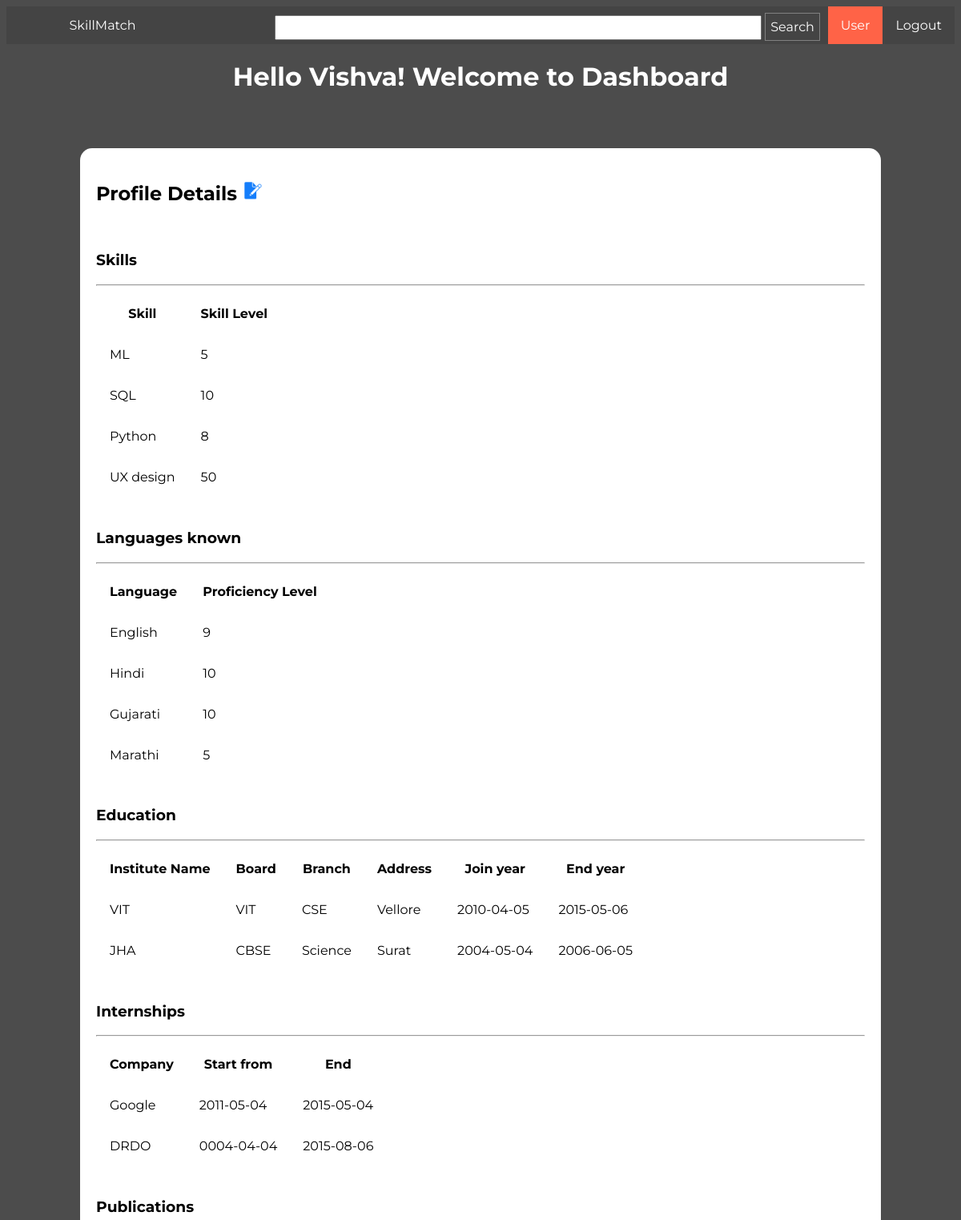
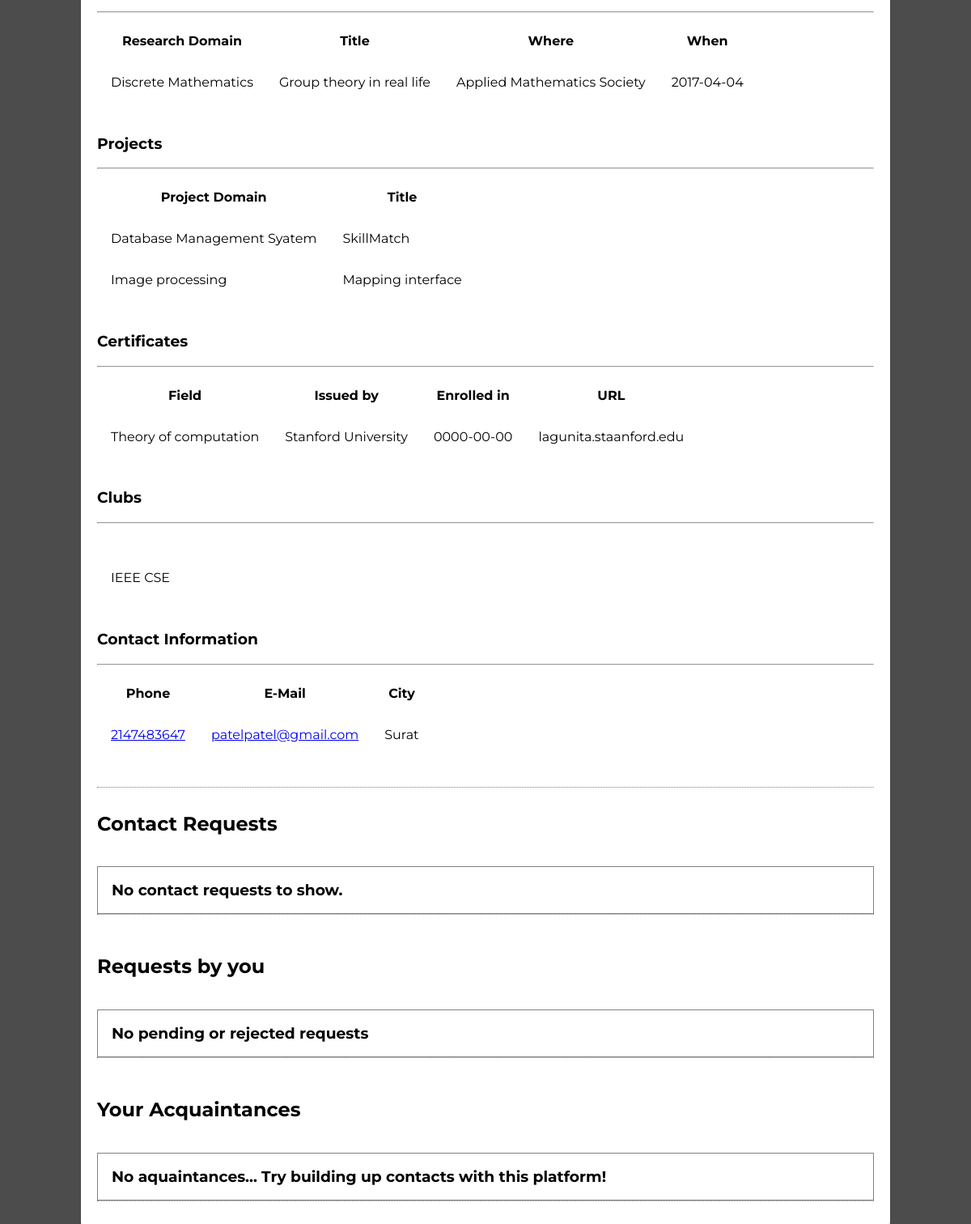
The app's page /dashboard/dashboard.php (signed in) with its own data (2 pictures, top to bottom).
### tables this page shows
CREATE TABLE `skills` (
  `skillid` int(11) NOT NULL,
  `reg_no` varchar(9) NOT NULL,
  `skillname` varchar(100) DEFAULT NULL,
  `skilllevel` int(3) DEFAULT NULL
);

CREATE TABLE `languages` (
  `languageID` int(11) NOT NULL,
  `reg_no` varchar(9) DEFAULT NULL,
  `language_name` varchar(50) DEFAULT NULL,
  `lang_level` varchar(10) DEFAULT NULL
);

CREATE TABLE `education` (
  `education_id` int(11) NOT NULL,
  `reg_no` varchar(9) DEFAULT NULL,
  `institute_name` varchar(100) DEFAULT NULL,
  `institute_board` varchar(10) DEFAULT NULL,
  `branch` varchar(100) DEFAULT NULL,
  `institute_address` varchar(100) DEFAULT NULL,
  `joined_year` date DEFAULT NULL,
  `end_year` date DEFAULT NULL
);

CREATE TABLE `internships` (
  `internship_id` int(11) NOT NULL,
  `recuitor` varchar(50) DEFAULT NULL,
  `istart` date DEFAULT NULL,
  `iend` date DEFAULT NULL,
  `reg_no` varchar(9) DEFAULT NULL
);

CREATE TABLE `publications` (
  `reg_no` varchar(9) DEFAULT NULL,
  `pub_id` int(11) NOT NULL,
  `publication_domain` varchar(100) DEFAULT NULL,
  `publication_title` varchar(100) NOT NULL,
  `published_in` varchar(100) DEFAULT NULL,
  `pub_year` date DEFAULT NULL
);

CREATE TABLE `projects` (
  `reg_no` varchar(9) DEFAULT NULL,
  `project_domain` varchar(100) DEFAULT NULL,
  `project_title` varchar(100) DEFAULT NULL,
  `projectid` int(11) NOT NULL
);

CREATE TABLE `certificate` (
  `reg_no` varchar(9) DEFAULT NULL,
  `certificate_field` varchar(100) DEFAULT NULL,
  `issued_by` varchar(100) DEFAULT NULL,
  `certified_year` date DEFAULT NULL,
  `certificate_URL` varchar(100) NOT NULL,
  `certiid` int(11) NOT NULL
);

CREATE TABLE `clubs` (
  `reg_no` varchar(9) DEFAULT NULL,
  `club_id` int(11) NOT NULL,
  `club_name` varchar(100) DEFAULT NULL
);

CREATE TABLE `user_info` (
  `reg_no` varchar(9) NOT NULL,
  `email` varchar(100) DEFAULT NULL,
  `password` varchar(50) NOT NULL,
  `first_name` varchar(50) NOT NULL,
  `last_name` varchar(50) NOT NULL,
  `DOB` date NOT NULL,
  `phone` int(9) DEFAULT NULL,
  `city` varchar(100) DEFAULT NULL,
  `bio` text
);

### dashboard/dashboard.php (the view, shortened to what this page needs)
<!DOCTYPE html>
<html>
<head>
    <link href="../css/dashboard.css" rel="stylesheet" />
</head>
<body>
<?php
$con = mysqli_connect("localhost", "root", "", "skillmatch");
?>
    <nav>
        <ul>
            <li><a href="../logout/logout.php">Logout</a></li>
			<li class="active"><a>User</a></li>
            <li>
                <form name="searchForm" id="searchForm" action="../search/search.php" method="get">
                    <input type="text" name="query" id="searchInput" />
                    <input type="submit" value="Search" id="searchButton" />
                </form>
            </li>
            <li id="logo"><a href="../home.php">SkillMatch</a></li>
        </ul>
    </nav>
    <header>
        <h1>Hello <?php echo $_SESSION['fname']; ?>! Welcome to Dashboard</h1></header>
    <section class="profile">
        <article id="profileDetails">
            <h2>Profile Details <a href = "../inputprofile/profileform.php"><img src="../img/edit.png" height="25 px" width="25 px"></img></a>
</h2>             <br>
            <h3>Skills</h3>
            <hr>
            <table>
                <thead>
                    <th>Skill</th>
                    <th>Skill Level</th>
                </thead>
<?php
$regno =$_SESSION['username'];
$result = mysqli_query($con,"SELECT skillname, skilllevel FROM skills WHERE reg_no='$regno'");
if(mysqli_num_rows($result)){
while($row = mysqli_fetch_array($result))
{
echo "<tr>";
echo "<td>" . $row['skillname'] . "</td>";
echo "<td>" . $row['skilllevel'] . "</td>";
echo "</tr>";
}
echo "</table>";
}
else{
    echo "</table>";
    echo "You have not mentioned any skills yet";
    echo "<br><br>";
}
?>
<br>
<h3>Languages known</h3>
            <hr>
            <table>
                <thead>
                    <th>Language</th>
                    <th>Proficiency Level</th>
                </thead>
<?php
$rl = mysqli_query($con,"SELECT language_name, lang_level FROM languages WHERE reg_no='$regno'");
if(mysqli_num_rows($rl)){
while($row = mysqli_fetch_array($rl))
{
echo "<tr>";
echo "<td>" . $row['language_name'] . "</td>";
echo "<td>" . $row['lang_level'] . "</td>";
echo "</tr>";
}
echo "</table>";
}
else{
    echo "</table>";
    echo "You have not mentioned any languages that you know yet";
    echo "<br><br>";
}
?>
<br>
 <h3>Education</h3>
            <hr>
            <table>
                <thead>
                    <th>Institute Name</th>
                    <th>Board</th>
                    <th>Branch</th>
                    <th>Address</th>
                    <th>Join year</th>
                    <th>End year</th>
                </thead>
<?php
$redu = mysqli_query($con,"SELECT institute_name, institute_board, branch, institute_address, joined_year, end_year FROM education WHERE reg_no='$regno'");
if(mysqli_num_rows($redu)){
    while($row = mysqli_fetch_array($redu))
    {
    echo "<tr>";
    echo "<td>" . $row['institute_name'] . "</td>";
    echo "<td>" . $row['institute_board'] . "</td>";
    echo "<td>" . $row['branch'] . "</td>";
    echo "<td>" . $row['institute_address'] . "</td>";
    echo "<td>" . $row['joined_year'] . "</td>";
    echo "<td>" . $row['end_year'] . "</td>";
    echo "</tr>";
    }
    echo "</table>";
}
else{
    echo "</table>";
    echo "You have not mentioned any educational institutions yet";
    echo "<br><br>";
}
?>
<br>
<h3>Internships</h3>
            <hr>
            <table>
                <thead>
                    <th>Company</th>
                    <th>Start from</th>
                    <th>End</th>
                </thead>
<?php
$rint = mysqli_query($con,"SELECT recuitor, istart, iend FROM internships WHERE reg_no='$regno'");
if(mysqli_num_rows($rint)){
    while($row = mysqli_fetch_array($rint))
    {
    echo "<tr>";
    echo "<td>" . $row['recuitor'] . "</td>";
    echo "<td>" . $row['istart'] . "</td>";
    echo "<td>" . $row['iend'] . "</td>";
    echo "</tr>";
    }
    echo "</table>";
}
else{
    echo "</table>";
    echo "You have not mentioned any internships yet";
    echo "<br><br>";
}
?>
<br>
<h3>Publications</h3>
            <hr>
            <table>
                <thead>
                    <th>Research Domain</th>
                    <th>Title</th>
                    <th>Where</th>
                    <th>When</th>
                </thead>
<?php
$rpub = mysqli_query($con,"SELECT publication_domain, publication_title, published_in, pub_year FROM publications WHERE reg_no='$regno'");
if(mysqli_num_rows($rpub)){
while($row = mysqli_fetch_array($rpub))
{
    echo "<tr>";
    echo "<td>" . $row['publication_domain'] . "</td>";
    echo "<td>" . $row['publication_title'] . "</td>";
    echo "<td>" . $row['published_in'] . "</td>";
    echo "<td>" . $row['pub_year'] . "</td>";
    echo "</tr>";
}
echo "</table>";
}
else{
    echo "</table>";
    echo "You have not mentioned any research publications by yourself yet";
    echo "<br><br>";
}
?>
<br>
<h3>Projects</h3>
            <hr>
            <table>
                <thead>
                    <th>Project Domain</th>
                    <th>Title</th>
                </thead>
<?php
$rproj = mysqli_query($con,"SELECT project_domain, project_title FROM projects WHERE reg_no='$regno'");
if(mysqli_num_rows($rproj)){
    while($row = mysqli_fetch_array($rproj))
    {
    echo "<tr>";
    echo "<td>" . $row['project_domain'] . "</td>";
    echo "<td>" . $row['project_title'] . "</td>";
    echo "</tr>";
    }
    echo "</table>";
}
else{
    echo "</table>";
    echo "You have not mentioned any projects yet";
    echo "<br><br>";
}
?>
<br>
<h3>Certificates</h3>
            <hr>
            <table>
                <thead>
                    <th>Field</th>
                    <th>Issued by</th>
                    <th>Enrolled in</th>
                    <th>URL</th>
                </thead>
<?php
$rcer = mysqli_query($con,"SELECT certificate_field, issued_by, certified_year, certificate_URL FROM certificate WHERE reg_no='$regno'");
if(mysqli_num_rows($rcer)){
    while($row = mysqli_fetch_array($rcer))
    {
    echo "<tr>";
    echo "<td>" . $row['certificate_field'] . "</td>";
    echo "<td>" . $row['issued_by'] . "</td>";
    echo "<td>" . $row['certified_year'] . "</td>";
    echo "<td>" . $row['certificate_URL'] . "</td>";
    echo "</tr>";
    }
    echo "</table>";
}
else{
    echo "</table>";
    echo "You have not mentioned any certificates yet";
    echo "<br><br>";
}
?>
<br>
<h3>Clubs</h3>
            <hr>
            <table>
                <thead>
                    <th></th>
                </thead>
<?php
$rclub = mysqli_query($con,"SELECT club_name FROM clubs WHERE reg_no='$regno'");
if(mysqli_num_rows($rclub))
{
    while($row = mysqli_fetch_array($rclub))
    {
    echo "<tr>";
    echo "<td>" . $row['club_name'] . "</td>";
    echo "</tr>";
    }
    echo "</table>";
}
else{
    echo "</table>";
    echo "You have not mentioned any clubs yet";
    echo "<br><br>";
}
?>
<br>
<h3>Contact Information</h3>
<hr>
<?php
    $rcontact = mysqli_query($con,"SELECT * FROM user_info WHERE reg_no='$regno'");
    $row = mysqli_fetch_array($rcontact);
    $myphone=$row['phone'];
    $myemail=$row['email'];
    $mycity=$row['city'];
    echo "<table id=\"contactTable\">";
    echo "<thead><th>Phone</th><th>E-Mail</th><th>City</th>";
    echo "<tr><td><a href=\"tel:$myphone\">$myphone</a></td><td><a href=\"mailto:$myemail\">$myemail</a></td><td>$mycity</td>";
    echo "</table>";
?>
<br>
            <br>
        </article>
        <article class="contactReq">
            <h2>Contact Requests</h2>
            <br>
            <?php
            $contactResult=mysqli_query($con,"SELECT * FROM contact WHERE receiverID='$regno' AND wait=1") or die("Error while fetching contact requests");
            if(mysqli_num_rows($contactResult)>0){
                while($contactResult1=mysqli_fetch_array($contactResult)){
                    $sid=$contactResult1['senderID'];
                    $contactResult2=mysqli_query($con,"SELECT first_name,last_name FROM `user_info` WHERE reg_no='$sid'");
                    $contactResult2=mysqli_fetch_array($contactResult2);
                    $fname=$contactResult2['first_name'];
                    $lname=$contactResult2['last_name'];
                    echo "<div class=\"request\">";
                    echo "<h3>From: $fname $lname ($sid)</h3>";
                    echo "<br>";
                    echo "<form method=\"POST\" action=\"\">";
                        echo "<input type=\"hidden\" name=\"senderID\" value=\"$sid\"></input>";
                        echo "<ul>";
                            echo "<li>";
                            echo "<input type=\"submit\" name=\"accept\" value=\"Accept\" id=\"acceptRequest\"></input>";
                            echo "</li>";
                            echo "<li>";
                            echo "<input type=\"submit\" name=\"reject\" value=\"Reject\" id=\"rejectRequest\"></input>";
                            echo "</li>";
                            echo "<li>";
                            echo "<input type=\"submit\" name=\"ban\" value=\"Ban\" id=\"banRequest\"></input>";
                            echo "</li>";
                        echo "</ul>";
                    echo "</form>";
                    echo "</div>";
                    echo "<br>";
                }
            }
            else{
                echo "<div class=\"request\" id=\"noRequests\"><h3>No contact requests to show.</h3></div>";
            }
?>
        </article>
<br>
        <article class="contactReq">
            <h2>Requests by you</h2>
            <br>
            <?php
            $contactResult=mysqli_query($con,"SELECT * FROM contact WHERE senderID='$regno' AND (wait=1 OR reject=1)") or die("Error while fetching requests by you");
            if(mysqli_num_rows($contactResult) > 0){
                while($contactResult1=mysqli_fetch_array($contactResult)){
                    $rid=$contactResult1['receiverID'];
                    $waiting = $contactResult1['wait'];
                    $rejected = $contactResult1['reject'];
                    $contactResult2=mysqli_query($con,"SELECT first_name,last_name FROM `user_info` WHERE reg_no='$rid'");
                    $contactResult2=mysqli_fetch_array($contactResult2);
                    $fname=$contactResult2['first_name'];
                    $lname=$contactResult2['last_name'];
                    echo "<div class=\"request\">";
                    echo "<h3>To: <a href=\"../search/profileshow.php?query=$rid\">$fname $lname ($rid)</a></h3>";
                    echo "<br>";
                    $status="";
                    if($waiting) $status="Waiting for acceptance by receiver";
                    if($rejected) $status="Contact request rejected";
                    echo "<h3>Status: $status</h3>";
                    echo "</div>";
                    echo "<br>";
                }
            }
            else{
                echo "<div class=\"request\" id=\"noRequests\"><h3>No pending or rejected requests</h3></div>";
            }
?>
        </article>
<br>
        <article class="contactReq">
            <h2>Your Acquaintances</h2>
            <br>
            <?php
            $contactResult=mysqli_query($con,"SELECT * FROM contact WHERE accept=1 AND (senderID='$regno' OR receiverID='$regno')") or die("Error while fetching your acquaintances");
            if(mysqli_num_rows($contactResult) > 0){
                while($contactResult1=mysqli_fetch_array($contactResult)){
                    $rid=$contactResult1['receiverID'];
                    if($rid==$regno){
                        $rid=$contactResult1['senderID'];
                    }
                    $contactResult2=mysqli_query($con,"SELECT * FROM `user_info` WHERE reg_no='$rid'");
                    $contactResult2=mysqli_fetch_array($contactResult2);
                    $fname=$contactResult2['first_name'];
                    $lname=$contactResult2['last_name'];
                    $phone=$contactResult2['phone'];
                    $email=$contactResult2['email'];
                    $city=$contactResult2['city'];
                    echo "<div class=\"request\">";
                    echo "<h3><a href=\"../search/profileshow.php?query=$rid\">$fname $lname ($rid)</a></h3>";
                    echo "<br>";
                    echo "<table id=\"contactTable\">";
                    echo "<thead><th>Phone</th><th>E-Mail</th><th>City</th>";
                    echo "<tr><td><a href=\"tel:$phone\">$phone</a></td><td><a href=\"mailto:$email\">$email</a></td><td>$city</td>";
                    echo "</table>";
                    echo "<br>";
                    echo "<form action=\"../chat/chat.php\" method=\"POST\"><input type=\"hidden\" name=\"couser\" value=\"$rid\"></input><button id=\"makeRequest\" type=\"submit\" value=\"$rid\">CHAT</button></form>";
                    echo "</div>";
                    echo "<br>";
                }
            }
            else{
                echo "<div class=\"request\" id=\"noRequests\"><h3>No aquaintances... Try building up contacts with this platform!</h3></div>";
            }
?>
        </article>
    </section>
</body>
</html>

### css/dashboard.css (style rules this page uses)
* { font-family: 'Montserrat', sans-serif; }
html { min-height:100%; background:linear-gradient(0deg,rgba(0,0,0,0.7),rgba(0,0,0,0.7)),url("../img/back5.jpg"); background-size:cover; color:white; }
nav { position: sticky; top:0px; left: 0px; z-index: 1; }
nav ul { list-style-type: none; margin: 0; padding: 0; overflow: hidden; background-color: #444; }
nav li { float: right; }
nav li a { display: block; color: white; text-align: center; padding: 14px 16px; text-decoration: none; }
nav .active { background-color: #ff6347; }
nav form { padding-top: 8px; position: relative; right: 10px; }
#searchInput { color: black; width: 50vw; height: 25px; }
#searchButton { border: 1px solid grey; font-size:16px; height: 35px; color:white; background:#444; }
#logo { float: left; width: 20vw; }
header { text-align: center; }
.profile { color: black; border-radius: 15px; width: 80vw; position: relative; top:6vh; margin:auto; background: white; padding: 10px 20px 40px 20px; }
.profile article { border-bottom:1px dotted grey; padding-top: 10px; }
#profileDetails td,#profileDetails th { padding: 15px; }
.request { display: block; border: 1px solid grey; padding: 15px; overflow: hidden; }
.request h3 { padding: 2px; margin:0px; }

### records on screen
skills: skillname "ML", skilllevel "5"
skills: skillname "SQL", skilllevel "10"
skills: skillname "Python", skilllevel "8"
skills: skillname "UX design", skilllevel "50"
languages: language_name "English", lang_level "9"
languages: language_name "Hindi", lang_level "10"
languages: language_name "Gujarati", lang_level "10"
languages: language_name "Marathi", lang_level "5"
education: institute_name "VIT", institute_board "VIT", branch "CSE", institute_address "Vellore", joined_year "2010-04-05", end_year "2015-05-06"
education: institute_name "JHA", institute_board "CBSE", branch "Science", institute_address "Surat", joined_year "2004-05-04", end_year "2006-06-05"
internships: recuitor "Google", istart "2011-05-04", iend "2015-05-04"
internships: recuitor "DRDO", istart "0004-04-04", iend "2015-08-06"
publications: publication_domain "Discrete Mathematics", publication_title "Group theory in real life", published_in "Applied Mathematics Society", pub_year "2017-04-04"
projects: project_domain "Database Management Syatem", project_title "SkillMatch"
projects: project_domain "Image processing", project_title "Mapping interface"
certificate: certificate_field "Theory of computation", issued_by "Stanford University", certified_year "0000-00-00", certificate_URL "lagunita.staanford.edu"
clubs: club_name "IEEE CSE"
user_info: phone "2147483647", email "patelpatel@gmail.com", city "Surat"

### other values on screen
$_SESSION['fname'] "Vishva"
